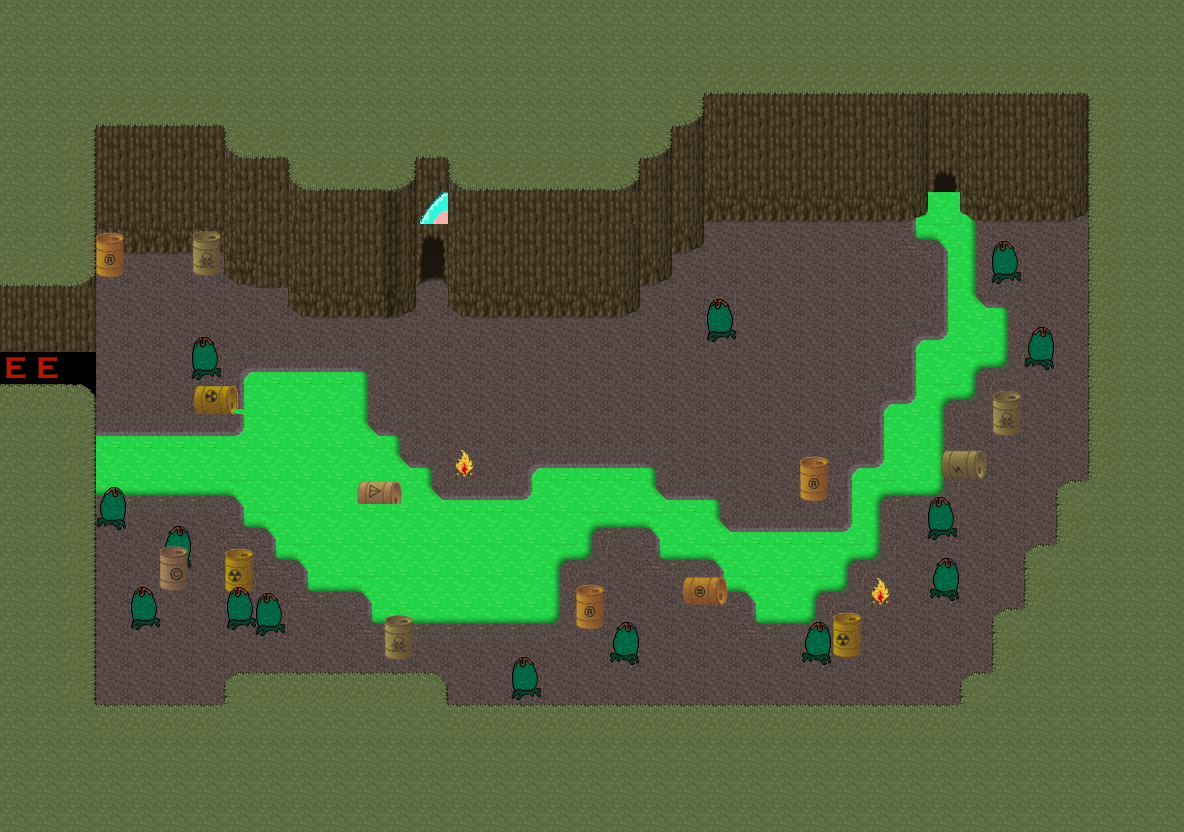

Tiled map render using the project's own tile images. Description and the map definition, with tile-layer contents summarised, below:
An orthogonal 37x26 tile map with 32x32 px tiles, 9 tile layers (start, exit, Web Fire, darkroomExit, ...), 5 tilesets.

<map version="1.5" tiledversion="1.5.0" orientation="orthogonal" renderorder="right-down" width="37" height="26" tilewidth="32" tileheight="32" infinite="0" nextlayerid="11" nextobjectid="1">
 <editorsettings>
  <export target="cave.json" format="json" />
 </editorsettings>
 <tileset firstgid="1" source="../Tiles/waste.tsx" />
 <tileset firstgid="7" source="../Tiles/c-base-nature.tsx" />
 <tileset firstgid="263" source="../Tiles/c-base-inventory.tsx" />
 <tileset firstgid="519" source="../Tiles/fire.tsx" />
 <tileset firstgid="524" source="../Tiles/c-base-walls.tsx" />
 <layer id="5" name="start" width="37" height="26">
  <properties>
   <property name="startLayer" type="bool" value="true" />
  </properties>
  <data>[962 cells, 6 non-empty, 1 distinct tile ids]</data>
 </layer>
 <layer id="9" name="exit" width="37" height="26">
  <properties>
   <property name="exitUrl" value="main.json#entryCave" />
  </properties>
  <data>[962 cells, 6 non-empty, 1 distinct tile ids]</data>
 </layer>
 <layer id="10" name="Web Fire" width="37" height="26">
  <properties>
   <property name="openWebsite" value="https://rc3.c-base.org/fire/" />
  </properties>
  <data>[962 cells, 3 non-empty, 1 distinct tile ids]</data>
 </layer>
 <layer id="6" name="darkroomExit" width="37" height="26">
  <properties>
   <property name="exitUrl" value="darkroom.json" />
  </properties>
  <data>[962 cells, 2 non-empty, 1 distinct tile ids]</data>
 </layer>
 <layer id="7" name="darkroomEntry" width="37" height="26">
  <properties>
   <property name="startLayer" type="bool" value="true" />
  </properties>
  <data>[962 cells, 3 non-empty, 1 distinct tile ids]</data>
 </layer>
 <layer id="1" name="Tile Layer 1" width="37" height="26">
  <data>[962 cells, 772 non-empty, 9 distinct tile ids]</data>
 </layer>
 <layer id="2" name="Tile Layer 2" width="37" height="26">
  <data>[962 cells, 348 non-empty, 46 distinct tile ids]</data>
 </layer>
 <layer id="3" name="Tile Layer 3" width="37" height="26">
  <data>[962 cells, 93 non-empty, 35 distinct tile ids]</data>
 </layer>
 <objectgroup id="4" name="floorLayer" />
 <layer id="8" name="Tile Layer 7" width="37" height="26">
  <data>[962 cells, 7 non-empty, 6 distinct tile ids]</data>
 </layer>
</map>